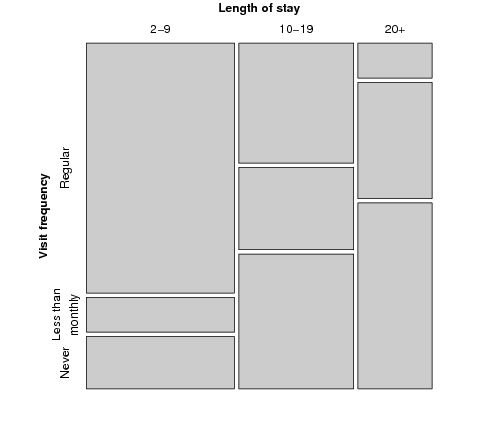

This chart was generated by the following R code:
############################################################################
### Figure 12.4: Construction of a mosaic plot for the hospital data, step 2
############################################################################
library("vcd")
data("Hospital")

mosaic(t(Hospital), split = TRUE, mar = c(left = 3.5),
       labeling_args = list(offset_labels = c(left = 0.5),
         offset_varnames = c(left = 1, top = 0.5), set_labels =
         list("Visit frequency" = c("Regular","Less than\nmonthly","Never"))))
